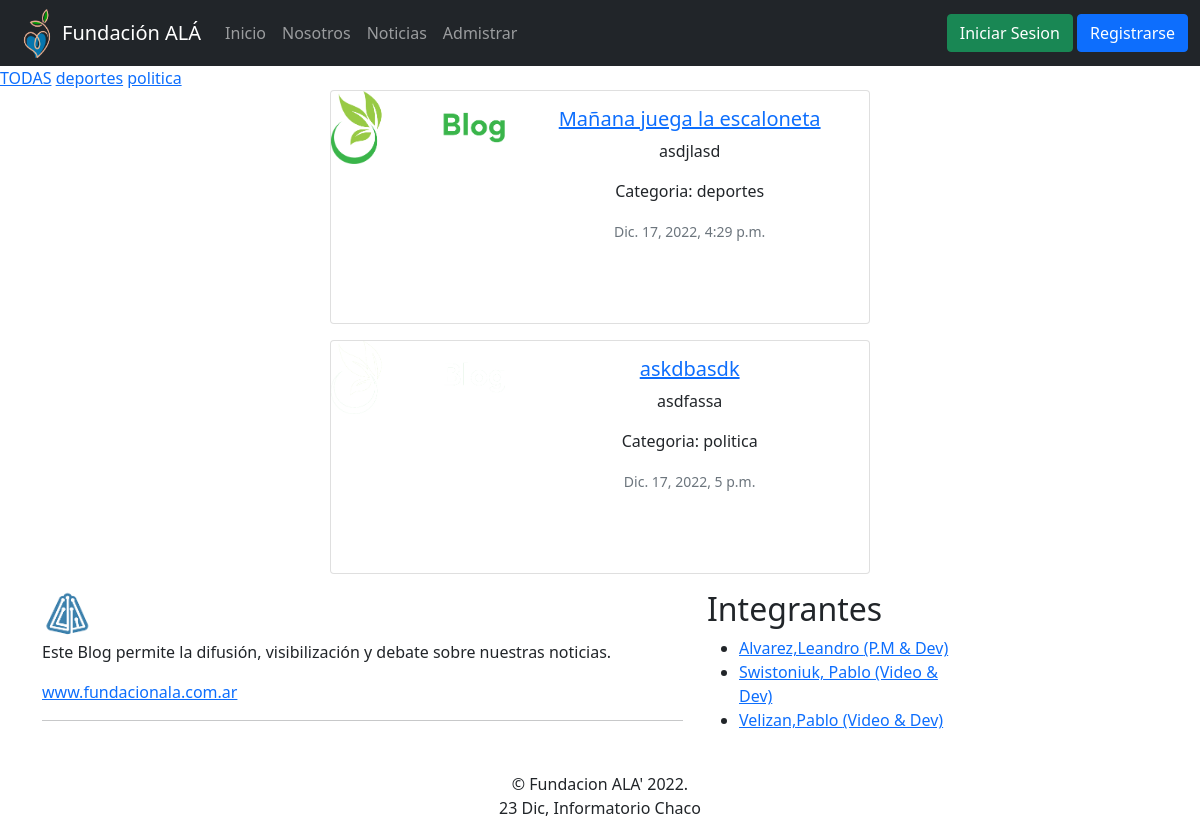
Page /Noticias/ on the earlier database version.
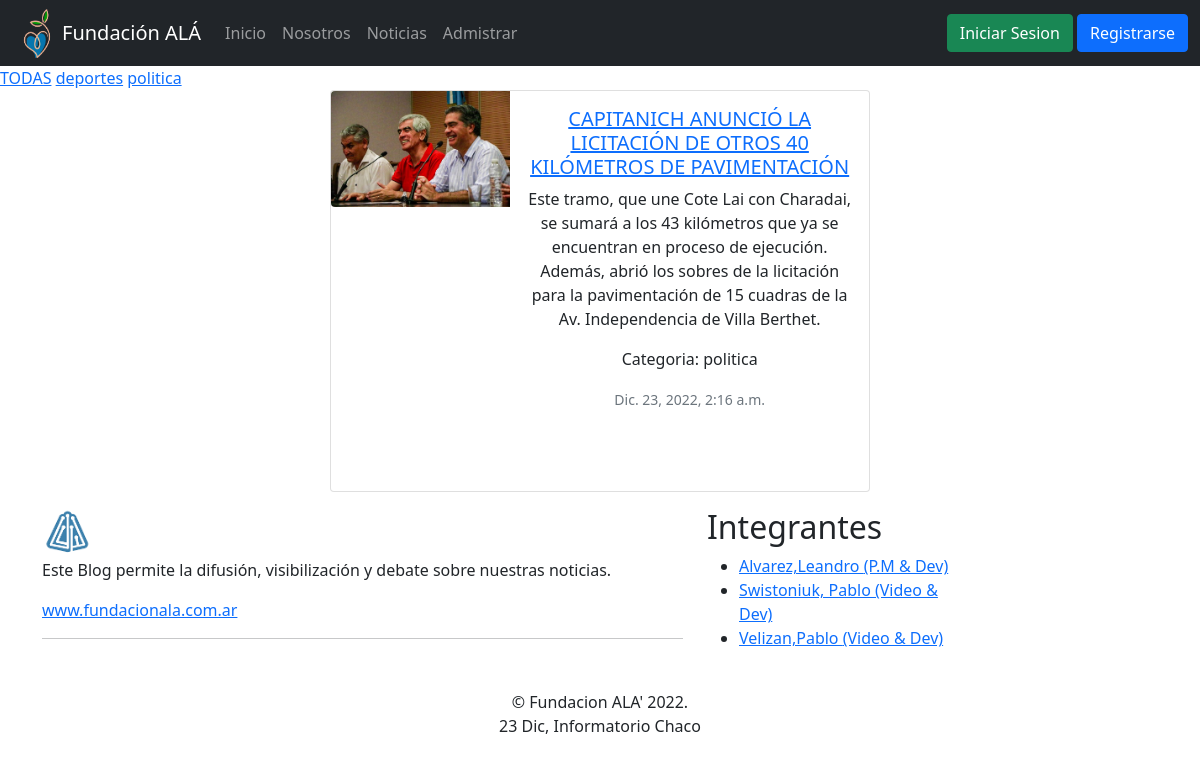
Same page on the later database version.
### apps/noticias/models.py (models this page shows, shortened)
class Categoria(models.Model):
	nombre = models.CharField(max_length = 60)
	def __str__(self):
		return self.nombre

class Noticia(models.Model):
	titulo = models.CharField(max_length = 150)
	cuerpo = models.TextField()
	imagen = models.ImageField(upload_to = 'noticias')
	categoria_noticia = models.ForeignKey(Categoria, on_delete = models.CASCADE)
	fecha = models.DateTimeField(auto_now_add=True)

### apps/noticias/views.py (the view)
# urls.py: path('', views.Listar_Noticias, name = 'listar'),
def Listar_Noticias(request):
	contexto = {}
	id_categoria = request.GET.get('id',None)
	if id_categoria:
		n = Noticia.objects.filter(categoria_noticia = id_categoria)
	else:
		n = Noticia.objects.all() #RETORNA UNA LISTA DE OBJETOS
	contexto['noticias'] = n
	cat = Categoria.objects.all().order_by('nombre')
	contexto['categorias'] = cat
	return render(request, 'noticias/listar.html', contexto)

### templates/noticias/listar.html (shortened to what this page needs)
{% extends 'base.html' %}
{% load static %}
{% block contenido %}
	<div class="submenu">
		<a href="{% url 'noticias:listar' %}">TODAS</a>
		{% for cat in categorias %}
			<a href="?id={{cat.pk}}">{{cat.nombre}}</a>
		{% endfor %}
	</div>
	{% for noti in noticias %}
	<center>
	  <div class="card mb-3" style="max-width: 540px;">
		<div class="row g-0">
		  <div class="col-md-4">
			<img src="{{noti.imagen.url}}" class="img-fluid rounded-start" alt="imagen-noticia">
		  </div>
		  <div class="col-md-8">
			<div class="card-body">
			  <h5 class="card-title"><a href="{% url 'noticias:detalle' noti.pk %}">{{noti.titulo}}</a></h5>
			  <p class="card-text"> {{noti.cuerpo}}</p>
			  <p>Categoria: {{noti.categoria_noticia}}</p>
			  <p class="card-text"><small class="text-muted">{{noti.fecha}}</small></p>
			  <br><br>
			</div>
		  </div>
		</div>
	  </div>
	</center>
	{% endfor %}
{% endblock contenido %}

### templates/base.html (shortened to what this page needs)
{% load static %}
<!DOCTYPE html>
<html lang="es">
<head>
    <link  href="https://cdn.jsdelivr.net/npm/bootstrap@5.0.2/dist/css/bootstrap.min.css" rel="stylesheet">
	<link rel="stylesheet" href="../static/css/main.css">
</head>
<body class="contenedor">
	<nav class="navbar navbar-expand-lg navbar-dark bg-dark"  >
		<div class="container-fluid">
			<img class="logo" src="{% static '../static/img/logo-ala.png'%}" alt="" width="50" height="50">
		  <a class="navbar-brand" href="{% url 'home' %}">Fundación ALÁ</a>
		  <div class="collapse navbar-collapse" id="navbarScroll">
			<ul class="navbar-nav me-auto my-2 my-lg-0 navbar-nav-scroll" style="--bs-scroll-height: 100px;">
			  <li class="nav-item">
				<a class="nav-link " aria-current="page" href="{% url 'home' %}">Inicio</a>
			  </li>
			  <li class="nav-item">
				<a class="nav-link" href="{% url 'nosotros' %}">Nosotros</a>
			  </li>
			  <li class="nav-item">
				<a class="nav-link " href="{% url 'noticias:listar' %}" tabindex="-1" aria-disabled="true">Noticias</a>
			  </li>
			  <li class="nav-item">
				<a class="nav-link " aria-current="page" href="{% url 'admin:login' %}">Admistrar</a>
			  </li>
			</ul>
		  </div>
		  {% if user.is_authenticated %}
			<strong style="color: white" >Hola {{ user.username }}!</strong>
			<a href="{% url 'logout' %}"><button type="button" class="btn btn-danger">Cerrar Sesion</button></a>
		{% else %}
		  	<div>
				  <a href="{% url 'login' %}"> <button type="button" class="btn btn-success">Iniciar Sesion</button></a>
				  <a href="{% url 'usuarios:registro' %}"><button type="button" class="btn btn-primary">Registrarse</button></a>
			</div>
		{% endif %}
		</div>
	  </nav>
	<div class="bloque">
	{% block contenido %}
	{% endblock contenido %}
	</div>
	<footer class="footer">
		<div class="container">
			<div class="row">
				<div class="col-lg-7">
					<div class="widget">
						<div class="footer-text text-left">
							<a href="{% url 'home' %}"><img src="{%static 'img/logo.png'%}" alt="" width="50" height="50" class="img-fluid"></a>
							<p>Este Blog permite la difusión, visibilización y debate sobre nuestras noticias.</p>
							<div class="social">
								<a href="#" data-toggle="tooltip" data-placement="bottom" title="Facebook"> www.fundacionala.com.ar</a>
							</div>
							<hr class="invis">
						</div>
					</div>
				</div>
				<div class="col-lg-3 col-md-12 col-sm-12 col-xs-12 ml-5">
					<div class="widget">
						<h2 class="widget-title">Integrantes</h2>
						<div class="link-widget">
							<ul>
								<li><a href="https://www.linkedin.com/in/leandromalvarez/" target="_blank" >Alvarez,Leandro <span>(P.M & Dev)</span> </a></li>
								<li><a href="https://www.linkedin.com/in/pablo-swistoniuk-316761120/" target="_blank" >Swistoniuk, Pablo <span>(Video & Dev)</span> </a></li>
								<li><a href="https://www.linkedin.com/in/pablo-velizan-5237a8170/" target="_blank" >Velizan,Pablo <span>(Video & Dev)</span> </a></li>
							</ul>
						</div>
					</div>
				</div>
			</div>
			<div class="row">
				<div class="col-md-12 text-center">
					<br>
					<div class="copyright">&copy; Fundacion ALA' {% now "Y" %}. <br> {% now "d M" %}, Informatorio Chaco</div>
				</div>
			</div>
		</div>
	</footer>
</body>
</html>

### static/css/main.css (style rules this page uses)
.bg-dark { background-color: blue; }

Differences in the rows shown:
removed Noticia: imagen (picture), titulo "Mañana juega la escaloneta", cuerpo "asdjlasd", categoria_noticia "deportes", fecha "Dic. 17, 2022, 4:29 p.m."
removed Noticia: imagen (picture), titulo "askdbasdk", cuerpo "asdfassa", categoria_noticia "politica", fecha "Dic. 17, 2022, 5 p.m."
added Noticia: imagen (picture), titulo "CAPITANICH ANUNCIÓ LA LICITACIÓN DE OTROS 40 KILÓMETROS DE PAVIMENTACIÓN", cuerpo "Este tramo, que une Cote Lai con Charadai, se sumará a los 43 kilómetros que ya se encuentran en proceso de ejecución. Además, abrió los sobres de la licitación para la pavimentación de 15 cuadras de la Av. Independencia de Villa Berthet.", categoria_noticia "politica", fecha "Dic. 23, 2022, 2:16 a.m."
